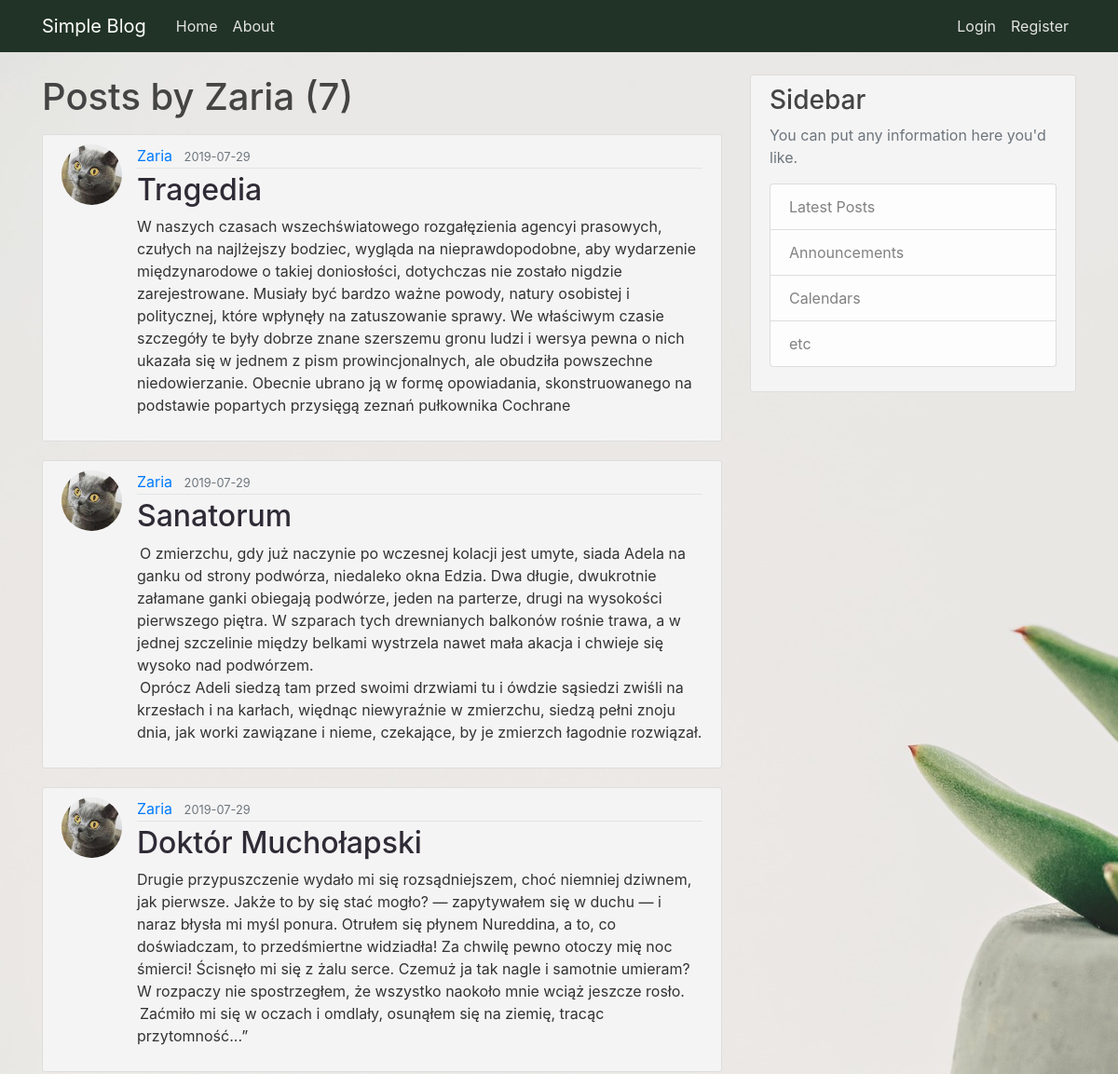
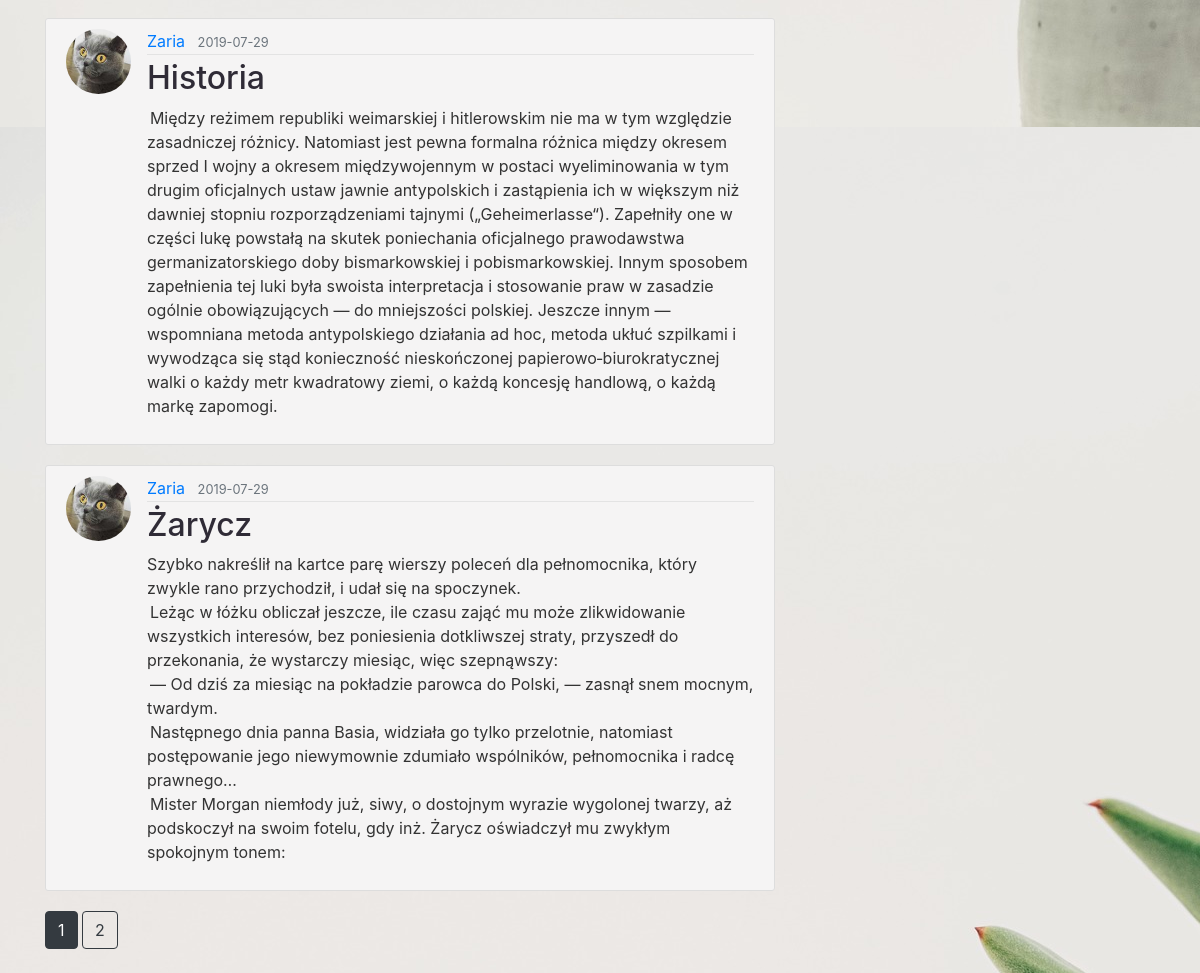
Page /user/Zaria on the committed database (2 pictures, top to bottom).
### blog/models.py (models this page shows, shortened)
class User(db.Model, UserMixin):
    id = db.Column(db.Integer, primary_key=True)
    username = db.Column(db.String(20), unique=True, nullable=False)
    email = db.Column(db.String(120), unique=True, nullable=False)
    image_file = db.Column(db.String(20), nullable=False, default='default.jpg')
    password = db.Column(db.String(60), nullable=False)
    posts = db.relationship('Post', backref='author', lazy=True)

class Post(db.Model):
    id = db.Column(db.Integer, primary_key=True)
    title = db.Column(db.String(100), nullable=False)
    date_posted = db.Column(db.DateTime, nullable=False, default=datetime.utcnow)
    content = db.Column(db.Text, nullable=False)
    user_id = db.Column(db.Integer, db.ForeignKey('user.id'), nullable=False)

### blog/users/routes.py (the view)
@users.route("/user/<string:username>")
def user_posts(username):
    page = request.args.get('page', 1, type=int)
    user = User.query.filter_by(username=username).first_or_404()
    posts = Post.query.filter_by(author=user)\
        .order_by(Post.date_posted.desc())\
        .paginate(page=page, per_page=5)
    return render_template('user_posts.html', posts=posts, user=user)

### blog/templates/user_posts.html
{% extends "layout.html" %}
{% block content %}
    <h1 class="mb-3">Posts by {{ user.username }} ({{ posts.total }})</h1>
    {% for post in posts.items %}
        <article class="media content-section">
            <img class="rounded-circle article-img" src="{{ url_for('static', filename='profile_pics/' + post.author.image_file) }}">
            <div class="media-body">
            <div class="article-metadata">
                <a class="mr-2" href="{{ url_for('users.user_posts', username=post.author.username) }}">{{ post.author.username }}</a>
                <small class="text-muted">{{ post.date_posted.strftime('%Y-%m-%d') }}</small>
            </div>
            <h2><a class="article-title" href="{{ url_for('posts.post', post_id=post.id) }}">{{ post.title }}</a></h2>
            <p class="article-content">{{ post.content }}</p>
            </div>
        </article>
    {% endfor %}
    {% for page_num in posts.iter_pages(left_edge=1, right_edge=1, left_current=1, right_current=2) %}
        {% if page_num %}
            {% if posts.page == page_num %}
                <a class="btn btn-dark mb-4" href="{{ url_for('users.user_posts', username=user.username, page=page_num) }}">{{ page_num }}</a>
            {% else %}
                <a class="btn btn-outline-dark mb-4" href="{{ url_for('users.user_posts', username=user.username, page=page_num) }}">{{ page_num }}</a>
            {% endif %}
        {% else %}
            ...
        {% endif %}
    {% endfor %}
{% endblock content %}

### blog/static/main.css (style rules this page uses)
body { background: #f8f8fa; background: url("plant.jpg"); color: #333333; margin-top: 5rem; }
h1, h2, h3, h4, h5, h6 { color: #444444; }
.content-section { background: #f5f4f4; padding: 10px 20px; border: 1px solid #dddddd; border-radius: 3px; margin-bottom: 20px; }
.article-title { color: #2F2B36; }
.article-content { white-space: pre-line; }
.article-img { height: 65px; width: 65px; margin-right: 16px; }
.article-metadata { padding-bottom: 1px; margin-bottom: 4px; border-bottom: 1px solid #e3e3e3 }

### rows in the picture
User: username "Zaria"
Post: image_file (picture), author.username "Zaria", date_posted "2019-07-29", title "Tragedia", content "W naszych czasach wszechświatowego rozgałęzienia agencyi prasowych, czułych na najlżejszy bodziec, wygląda na nieprawdopodobne, aby wydarzenie międzynarodowe o takiej doniosłości, dotychczas nie zostało nigdzie zarejestrowane. Musiały być bardzo ważne powody, natury osobistej i politycznej, które wpłynęły na zatuszowanie sprawy. We właściwym czasie szczegóły te były dobrze znane szerszemu gronu ludzi i wersya pewna o nich ukazała się w jednem z pism prowincjonalnych, ale obudziła powszechne niedowierzanie. Obecnie ubrano ją w formę opowiadania, skonstruowanego na podstawie popartych przysięgą zeznań pułkownika Cochrane"
Post: image_file (picture), author.username "Zaria", date_posted "2019-07-29", title "Sanatorum", content "O zmierzchu, gdy już naczynie po wczesnej kolacji jest umyte, siada Adela na ganku od strony podwórza, niedaleko okna Edzia. Dwa długie, dwukrotnie załamane ganki obiegają podwórze, jeden na parterze, drugi na wysokości pierwszego piętra. W szparach tych drewnianych balkonów rośnie trawa, a w jednej szczelinie między belkami wystrzela nawet mała akacja i chwieje się wysoko nad podwórzem. Oprócz Adeli siedzą tam przed swoimi drzwiami tu i ówdzie sąsiedzi zwiśli na krzesłach i na karłach, więdnąc niewyraźnie w zmierzchu, siedzą pełni znoju dnia, jak worki zawiązane i nieme, czekające, by je zmierzch łagodnie rozwiązał."
Post: image_file (picture), author.username "Zaria", date_posted "2019-07-29", title "Doktór Muchołapski", content "Drugie przypuszczenie wydało mi się rozsądniejszem, choć niemniej dziwnem, jak pierwsze. Jakże to by się stać mogło? — zapytywałem się w duchu — i naraz błysła mi myśl ponura. Otrułem się płynem Nureddina, a to, co doświadczam, to przedśmiertne widziadła! Za chwilę pewno otoczy mię noc śmierci! Ścisnęło mi się z żalu serce. Czemuż ja tak nagle i samotnie umieram? W rozpaczy nie spostrzegłem, że wszystko naokoło mnie wciąż jeszcze rosło. Zaćmiło mi się w oczach i omdlały, osunąłem się na ziemię, tracąc przytomność...”"
Post: image_file (picture), author.username "Zaria", date_posted "2019-07-29", title "Historia", content "Między reżimem republiki weimarskiej i hitlerowskim nie ma w tym względzie zasadniczej różnicy. Natomiast jest pewna formalna różnica między okresem sprzed I wojny a okresem międzywojennym w postaci wyeliminowania w tym drugim oficjalnych ustaw jawnie antypolskich i zastąpienia ich w większym niż dawniej stopniu rozporządzeniami tajnymi („Geheimerlasse“). Zapełniły one w części lukę powstałą na skutek poniechania oficjalnego prawodawstwa germanizatorskiego doby bismarkowskiej i pobismarkowskiej. Innym sposobem zapełnienia tej luki była swoista interpretacja i stosowanie praw w zasadzie ogólnie obowiązujących — do mniejszości polskiej. Jeszcze innym — wspomniana metoda antypolskiego…"
Post: image_file (picture), author.username "Zaria", date_posted "2019-07-29", title "Żarycz", content "Szybko nakreślił na kartce parę wierszy poleceń dla pełnomocnika, który zwykle rano przychodził, i udał się na spoczynek. Leżąc w łóżku obliczał jeszcze, ile czasu zająć mu może zlikwidowanie wszystkich interesów, bez poniesienia dotkliwszej straty, przyszedł do przekonania, że wystarczy miesiąc, więc szepnąwszy: — Od dziś za miesiąc na pokładzie parowca do Polski, — zasnął snem mocnym, twardym. Następnego dnia panna Basia, widziała go tylko przelotnie, natomiast postępowanie jego niewymownie zdumiało wspólników, pełnomocnika i radcę prawnego… Mister Morgan niemłody już, siwy, o dostojnym wyrazie wygolonej twarzy, aż podskoczył na swoim fotelu, gdy inż. Żarycz oświadczył mu zwykłym…"

### other values in the picture
{{ posts.total }} "7"
{{ page_num }} "1"
{{ page_num }} "2"
